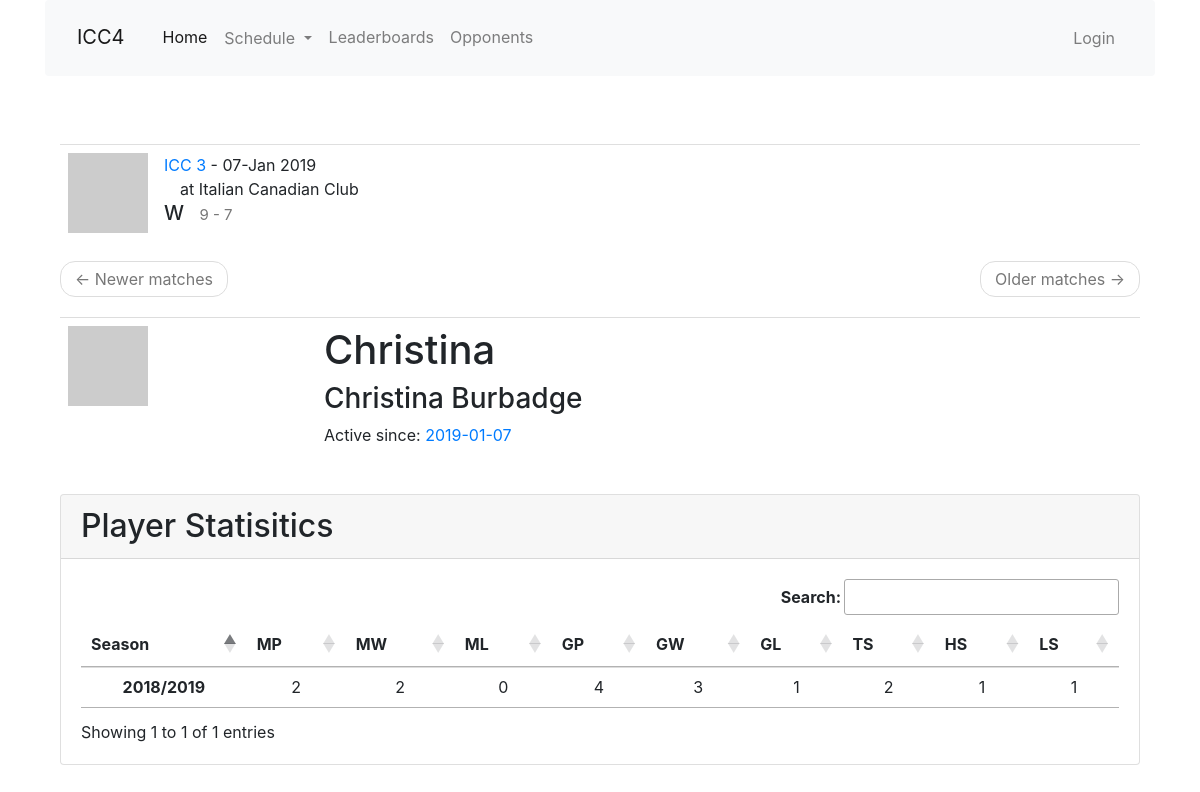
/player/Christina, run on an earlier commit of the app's database.
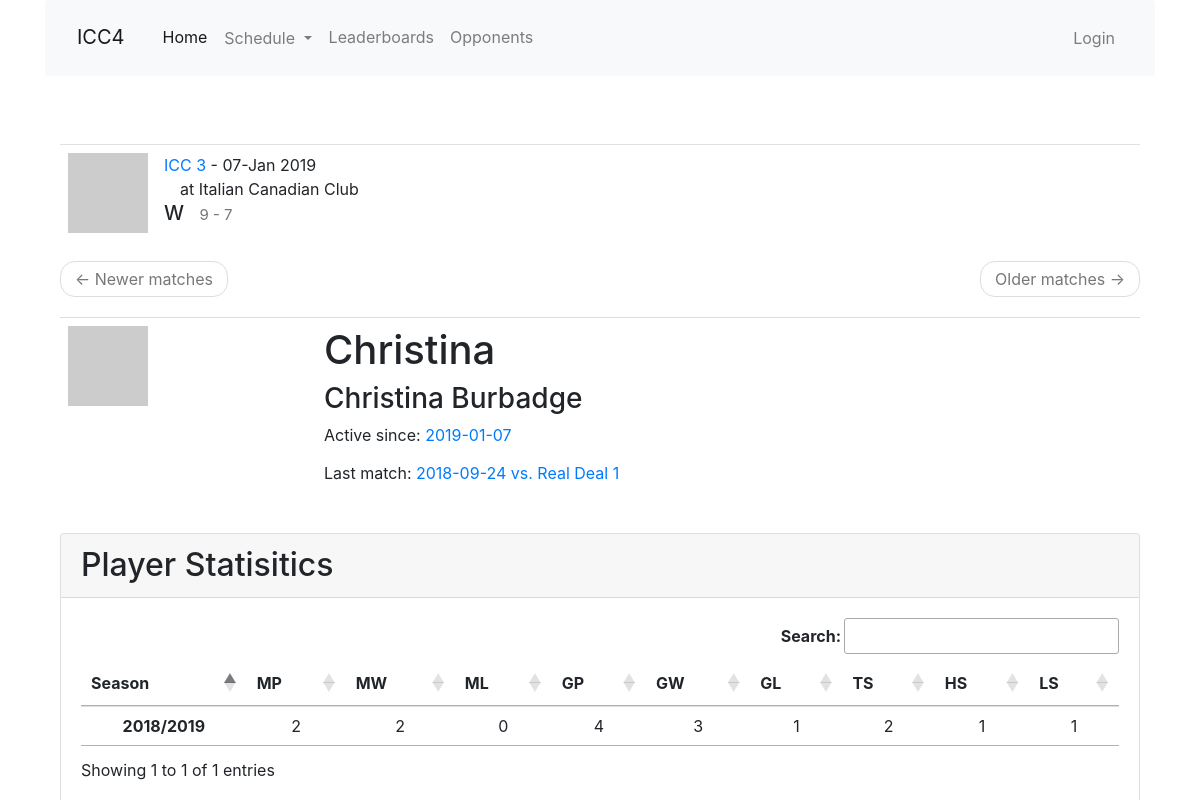
And on a later commit of the database.
### app/models.py (models this page shows, shortened)
class Player(db.Model):
    id = db.Column(db.Integer, primary_key=True)
    nickname = db.Column(db.String(64), index=True, unique=True)
    first_name = db.Column(db.String(64), index=True)
    last_name = db.Column(db.String(64), index=True)
    games = association_proxy('games_association', 'game')
    last_match_id = db.Column(db.Integer, db.ForeignKey('match.id'))
    last_match = db.relationship('Match', foreign_keys=[last_match_id])
    first_match_id = db.Column(db.Integer, db.ForeignKey('match.id'))
    first_match = db.relationship('Match', foreign_keys=[first_match_id])
    high_scores = db.relationship('HighScore', back_populates='player', lazy='dynamic')
    low_scores = db.relationship('LowScore', back_populates='player', lazy='dynamic')
    def avatar(self, size):
        digest = md5(self.nickname.lower().encode('utf-8')).hexdigest()
        return 'https://www.gravatar.com/avatar/{}?d=identicon&s={}'.format(
            digest, size)

class Match(db.Model):
    id = db.Column(db.Integer, primary_key=True)
    opponent_id = db.Column(db.Integer, db. ForeignKey('team.id'))
    opponent = db.relationship('Team', back_populates='matches')
    date = db.Column(db.Date, index=True, default=date.today())
    location = db.Column(db.String(64))
    home_away = db.Column(db.String(32), index=True)
    match_type = db.Column(db.String(32), index=True)
    games = db.relationship('Game', back_populates='match', lazy='dynamic')
    team_score = db.Column(db.Integer, index=True)
    opponent_score = db.Column(db.Integer, index=True)
    win = db.Column(db.Boolean, index=True, default=None)
    overtime = db.Column(db.Boolean, index=True, default=False)
    match_summary = db.Column(db.String(512))
    food = db.Column(db.String(128))
    match_stats = db.relationship('MatchStats', uselist=False, back_populates='match')
    high_scores = db.relationship('HighScore', back_populates='match', lazy='dynamic')
    low_scores = db.relationship('LowScore', back_populates='match', lazy='dynamic')
    @hybrid_property
    def season(self):
        return season_from_date(self.date)

class Team(db.Model):
    id = db.Column(db.Integer, primary_key=True)
    name = db.Column(db.String(64), index=True, unique=True)
    home_location = db.Column(db.String(64), index=True)
    address = db.Column(db.String(128), index=True)
    matches = db.relationship('Match', back_populates='opponent', lazy='dynamic')
    def avatar(self, size):
        digest = md5(self.name.lower().encode('utf-8')).hexdigest()
        return 'https://www.gravatar.com/avatar/{}?d=identicon&s={}'.format(
            digest, size)

class PlayerSeasonStats(db.Model):
    id = db.Column(db.Integer, primary_key=True)
    player_id = db.Column(db.Integer, db. ForeignKey('player.id'))
    player = db.relationship('Player')
    season_id = db.Column(db.Integer, db. ForeignKey('season.id'))
    season = db.relationship('Season')
    matches_played = db.Column(db.Integer)
    matches_won = db.Column(db.Integer)
    matches_lost = db.Column(db.Integer)
    games_played = db.Column(db.Integer)
    games_won = db.Column(db.Integer)
    games_lost = db.Column(db.Integer)
    total_stars = db.Column(db.Integer)
    total_high_scores = db.Column(db.Integer)
    total_low_scores = db.Column(db.Integer)
    '''
    filters = [filter1,filter2,...]
    query....filter(*filters).count()
    '''
    @hybrid_property
    def gp(self):
        return PlayerGame.query.filter_by(player_id=self.player_id).join(Game).join(Match).\
                filter_by(season=self.season).distinct().count()
    @hybrid_property
    def gw(self):
        return PlayerGame.query.filter_by(player_id=self.player_id).join(Game).filter_by(win=True).join(Match).\
                filter_by(season=self.season).distinct().count()
    @hybrid_property
    def gl(self):
        return PlayerGame.query.filter_by(player_id=self.player_id).join(Game).filter_by(win=False).join(Match).\
                filter_by(season=self.season).distinct().count()

class Season(db.Model):
    id = db.Column(db.Integer, primary_key=True)
    season_name = db.Column(db.String(64), index=True, unique=True)
    start_date = db.Column(db.Date, index=True)
    end_date = db.Column(db.Date, index=True)

### app/main/routes.py (the view)
@bp.route('/player/<nickname>',  methods=['GET', 'POST'])
def player(nickname):
    player = Player.query.filter_by(nickname=nickname).first_or_404()
    seasons = PlayerSeasonStats.query.filter_by(player_id=player.id).join(Season).order_by(Season.start_date).all()
    page = request.args.get('page', 1, type=int)
    matches = Match.query.join(Game).join(PlayerGame).filter_by(player_id=player.id).order_by(Match.date.desc()).distinct().paginate(
        page, current_app.config['MATCH_PER_PAGE'], False)
    next_url = url_for('main.player', nickname=player.nickname, page=matches.next_num) \
        if matches.has_next else None
    prev_url = url_for('main.player', nickname=player.nickname, page=matches.prev_num) \
        if matches.has_prev else None
    return render_template('player.html', next_url=next_url, prev_url=prev_url,
            player=player, matches=matches.items, seasons=seasons)

### app/main/routes.py (called while the page is built)
@bp.before_request
def before_request():
    g.all_seasons = Season.query.all()

### app/templates/player.html (shortened to what this page needs)
{% extends "base.html" %}
{% import 'bootstrap/wtf.html' as wtf %}
{% block app_content %}
<div class="container">
  <table class="table table-hover">
    <tr>
      <td width="256px"><img src="{{ player.avatar(256) }}"></td>
      <td>
        <h1>{{ player.nickname }}</h1>
        <h3>{{ player.first_name }} {{ player.last_name }}</h3>
        {% if player.first_match %}<p>Active since: <a href="{{ url_for('main.match_edit',id=player.first_match_id) }}">{{ player.first_match.date }}</a></p>{% endif %}
        {% if player.last_match %}<p>Last match: <a href="{{ url_for('main.match_edit',id=player.last_match_id) }}">{{ player.last_match.date }} vs. {{ player.last_match.opponent.name }}</a></p>{% endif %}
      </td>
    </tr>
  {% for match in matches %}
    {% include '_match.html' %}
  {% endfor %}
  <nav aria-label="...">
    <ul class="pager">
      <li class="previous{% if not prev_url %} disabled{% endif %}">
        <a href="{{ prev_url or '#' }}">
          <span aria-hidden="true">&larr;</span> Newer matches
        </a>
      </li>
      <li class="next{% if not next_url %} disabled{% endif %}">
        <a href="{{ next_url or '#' }}">
          Older matches <span aria-hidden="true">&rarr;</span>
        </a>
      </li>
    </ul>
  </nav>
  </table>
</div>
<div class="col-12 mt-2 mx-auto">
  <div class="card h-100">
    <h2 class="card-header">Player Statisitics</h2>
    <div class="card-body table-responsive">
      <table id="pStats" class="table table-hover text-center">
        <thead>
          <tr>
            <th scope="col">Season</th>
            <th scope="col" data-toggle="tooltip" data-placement="top" title="Matches played">MP</th>
            <th scope="col" data-toggle="tooltip" data-placement="top" title="Match wins">MW</th>
            <th scope="col" data-toggle="tooltip" data-placement="top" title="Match losses">ML</th>
            <th scope="col" data-toggle="tooltip" data-placement="top" title="Games played">GP</th>
            <th scope="col" data-toggle="tooltip" data-placement="top" title="Game wins">GW</th>
            <th scope="col" data-toggle="tooltip" data-placement="top" title="Game losses">GL</th>
            <th scope="col" data-toggle="tooltip" data-placement="top" title="Total Stars">TS</th>
            <th scope="col" data-toggle="tooltip" data-placement="top" title="Total High Scores">HS</th>
            <th scope="col" data-toggle="tooltip" data-placement="top" title="Total Low Score">LS</th>
        </thead>
        <tbody>
          {% for season in seasons %}
          <tr>
            <th scope="row">{{ season.season.season_name }}</th>
            <td>{{ season.matches_played }}</td>
            <td>{{ season.matches_won }}</td>
            <td>{{ season.matches_lost }}</td>
            <td>{{ season.games_played }}</td>
            <td>{{ season.games_won }}</td>
            <td>{{ season.games_lost }}</td>
            <td>{{ season.total_stars }}</td>
            <td>{{ season.total_high_scores }}</td>
            <td>{{ season.total_low_scores }}</td>
          </tr>
          {% endfor %}
        </tbody>
      </table>
    </div>
  </div>
</div>
{% endblock %}

### app/templates/base.html (shortened to what this page needs)
{% extends 'bootstrap/base.html' %}
{% block head %}
{{super()}}
  <link href="https://stackpath.bootstrapcdn.com/bootstrap/4.3.1/css/bootstrap.min.css" rel="stylesheet">
  <link rel="stylesheet" type="text/css" href="https://cdn.datatables.net/1.10.19/css/jquery.dataTables.css">
  <link rel="stylesheet" href="https://use.fontawesome.com/releases/v5.6.1/css/all.css">
  <link rel="stylesheet" href="{{ url_for('static', filename='css/main.css') }}">
{% endblock %}
{% block navbar %}
<div class="container">
<nav class="navbar navbar-expand-md navbar-light bg-light">
  <a class="navbar-brand mt-2 mr-auto" href="{{ url_for('main.index') }}">ICC4</a>
  <div class="collapse navbar-collapse" id="navbarTogglerDemo02">
    <ul class="navbar-nav mr-auto mt-2 mt-lg-0">
      <li class="nav-item active">
        <a class="nav-link" href="{{ url_for('main.index') }}">Home<span class="sr-only">(current)</span></a>
      </li>
      <li class="nav-item dropdown">
          <a class="btn nav-link dropdown-toggle" href="{{ url_for('main.schedule') }}" role="button" id="dropdownMenuLink" data-toggle="dropdown" aria-haspopup="true" aria-expanded="false">
            Schedule
          </a>
      </li>
      <li class="nav-item">
        <a class="nav-link" href="{{ url_for('main.leaderboard') }}">Leaderboards</a>
      </li>
      <li class="nav-item">
        <a class="nav-link" href="{{ url_for('main.opponent') }}">Opponents</a>
      </li>
    </ul>
    <ul class="navbar-nav mt-2 mt-lg-0">
    {% if current_user.is_anonymous %}
      <li class="nav-item">
        <a class="nav-link" href="{{ url_for('auth.login') }}">Login</a>
      </li>
    {% endif %}
    </ul>
  </div>
</nav>
</div>
{% endblock %}
{% block content %}
<div class="container">
    {% block app_content %}{% endblock %}
  </div>
{% endblock %}

### app/templates/_match.html (shortened to what this page needs)
<div class="match-card">
    <div class="team-avatar">
        <img src="{{ match.opponent.avatar(70) }}">
    </div>
    <div class="team-info">
        <a href="{{ url_for('main.opponent', id=match.opponent_id) }}">
            {{ match.opponent.name }}
        </a>
        - {{ match.date.strftime('%d-%b %Y') }}
        <br>
        {% if match.home_away == 'away' %}
        &emsp;at {{ match.opponent.home_location }}
        {% else %}
        &emsp;at Italian Canadian Club
        {% endif %}
        {% if match.win != None %}
        <h5>{% if match.win == True %}W{% else %}L{% endif %}&ensp;
            <small>{{ match.team_score }} - {{ match.opponent_score }}</small>
        </h5>
        {% endif %}
    </div>
</div>

### app/static/css/main.css (style rules this page uses)
html { font-size: 100%; }
.match-card { border-top: 1px solid rgba(0,0,0,.125); text-decoration: none; display: block; position:relative; }
.team-avatar { display: inline-block; float: left; padding: 8px; }
.team-info { display:inline-block; padding: 8px; z-index: 2; position:relative; }

What changed in the data, as far as the page shows it:
changed Player "Christina": last_match_id 13 → 1 (drawn)
now on this page (row unchanged): Match: last_match "2018-09-24"
now on this page (row unchanged): Team: last_match.opponent.name "Real Deal 1"
Also different on the page:
text now shown: "Last match: vs."
